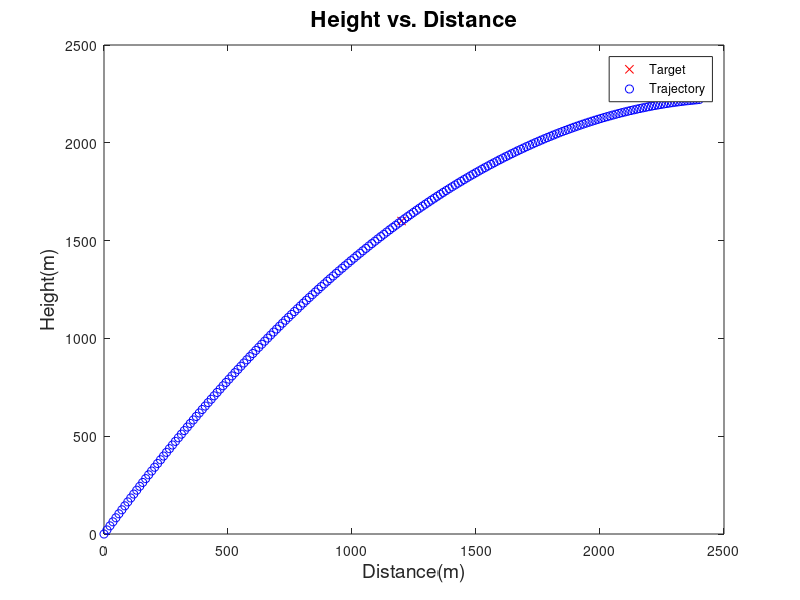
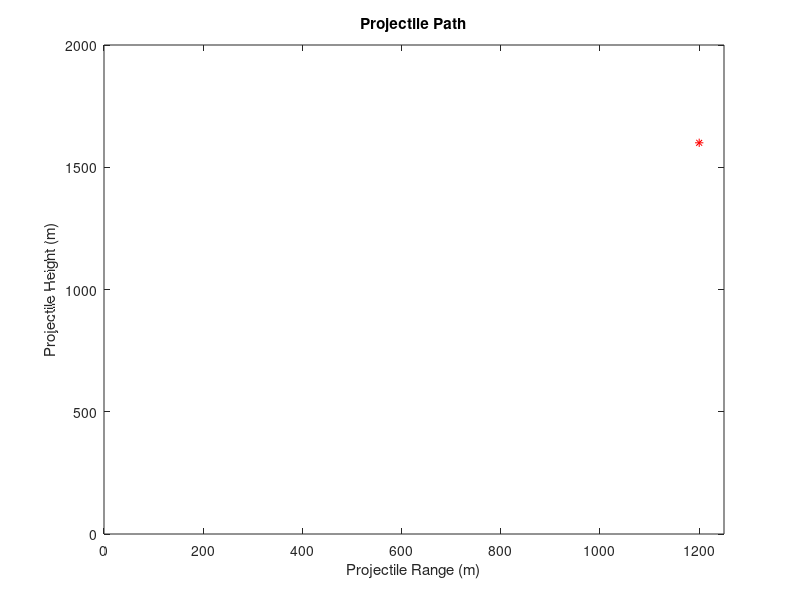

These charts were generated, in order, by the following MATLAB code:
%Creator: Jonathan Kenney
%Models 2 Homework 2 Problem 2
clear; clc; close all;

t = 0:.1:20;
x = zeros(1,201);
y = zeros(1,201);
figure(1)
plot(1200, 1600, 'rx'); hold on;
for k = 1:201
    x(k) = 241.0434*cosd(60.1431)*(t(k));
    y(k) = 241.0434*sind(60.1431)*(t(k)) - 4.9*(t(k))^2;
    plot(x(k), y(k), 'bo'); hold on;
end
xlabel('Distance(m)','FontSize',14);
ylabel('Height(m)','FontSize',14);
title('Height vs. Distance','FontSize',16);
legend('Target','Trajectory');
figure(2)  % Opens new figure window
for k = 1:length(x)
plot(x(k),y(k),'ko',1200,1600,'r*');  
axis([0 1250 0 2000])
pause(0.01);  % 0.01 was the increment in my time vector 
end
title('Projectile Path')
ylabel('Projectile Height (m)');
xlabel('Projectile Range (m)');
